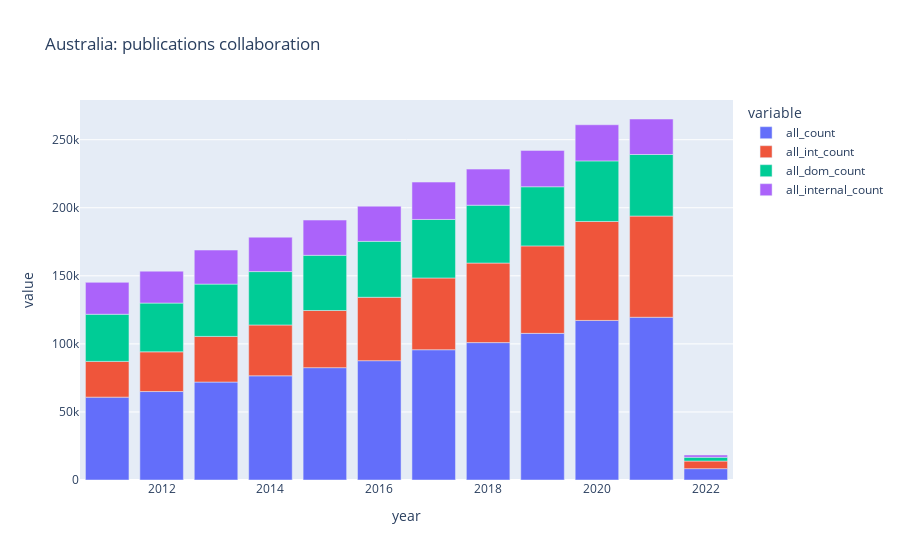

Notebook cell for this chart:
### Markdown cell above
## 7. How does this compare to Australia?

### Code cell
auallpubs = dsl.query("""
    
        search publications 
            where research_org_countries.name= "Australia"
            and type="article"
            and year > 2010
        return year
        
    """).as_dataframe()

auallpubs.columns = ['all_count', 'year', ]

auintpubs = dsl.query("""
    
        search publications 
            where research_org_countries.name= "Australia"
            and type="article"
            and year > 2010
            and count(research_org_countries) > 1
        return year
        
    """).as_dataframe()

auintpubs.columns = ['all_int_count', 'year', ]


audompubs = dsl.query("""
    
        search publications 
            where research_org_countries.name= "Australia"
            and type="article"
            and year > 2010
            and count(research_org_countries) = 1
        return year
        
    """).as_dataframe()

audompubs.columns = [ 'all_dom_count', 'year',]

auinternalpubs = dsl.query("""
    
        search publications 
            where 
            research_org_countries.name= "Australia"
            and count(research_orgs) = 1
            and type="article"
            and year > 2010
        return year
        
    """).as_dataframe()

auinternalpubs.columns = ['all_internal_count', 'year', ]

audf = auallpubs.set_index('year'). \
      join(auintpubs.set_index('year')). \
      join(audompubs.set_index('year')). \
      join(auinternalpubs.set_index('year')). \
      sort_values(by=['year'])

px.bar(audf, title="Australia: publications collaboration")

### Figure 1 — Plotly figure (JSON) as saved in the notebook; plotly's stock layout.template omitted (floating-point values rounded to 4 significant figures)
{"data": [{"alignmentgroup": "True", "hovertemplate": "variable=all_count<br>year=%{x}<br>value=%{y}<extra></extra>", "legendgroup": "all_count", "marker": {"color": "#636efa", "pattern": {"shape": ""}}, "name": "all_count", "offsetgroup": "all_count", "orientation": "v", "showlegend": true, "textposition": "auto", "type": "bar", "x": [2011, 2012, 2013, 2014, 2015, 2016, 2017, 2018, 2019, 2020, 2021, 2022], "xaxis": "x", "y": [60880, 64985, 71953, 76554, 82534, 87660, 95708, 100944, 107720, 117219, 119564, 8353], "yaxis": "y"}, {"alignmentgroup": "True", "hovertemplate": "variable=all_int_count<br>year=%{x}<br>value=%{y}<extra></extra>", "legendgroup": "all_int_count", "marker": {"color": "#EF553B", "pattern": {"shape": ""}}, "name": "all_int_count", "offsetgroup": "all_int_count", "orientation": "v", "showlegend": true, "textposition": "auto", "type": "bar", "x": [2011, 2012, 2013, 2014, 2015, 2016, 2017, 2018, 2019, 2020, 2021, 2022], "xaxis": "x", "y": [26262, 29184, 33544, 37333, 41996, 46587, 52719, 58444, 64272, 72715, 74341, 5566], "yaxis": "y"}, {"alignmentgroup": "True", "hovertemplate": "variable=all_dom_count<br>year=%{x}<br>value=%{y}<extra></extra>", "legendgroup": "all_dom_count", "marker": {"color": "#00cc96", "pattern": {"shape": ""}}, "name": "all_dom_count", "offsetgroup": "all_dom_count", "orientation": "v", "showlegend": true, "textposition": "auto", "type": "bar", "x": [2011, 2012, 2013, 2014, 2015, 2016, 2017, 2018, 2019, 2020, 2021, 2022], "xaxis": "x", "y": [34618, 35801, 38409, 39221, 40538, 41073, 42989, 42500, 43448, 44504, 45223, 2787], "yaxis": "y"}, {"alignmentgroup": "True", "hovertemplate": "variable=all_internal_count<br>year=%{x}<br>value=%{y}<extra></extra>", "legendgroup": "all_internal_count", "marker": {"color": "#ab63fa", "pattern": {"shape": ""}}, "name": "all_internal_count", "offsetgroup": "all_internal_count", "orientation": "v", "showlegend": true, "textposition": "auto", "type": "bar", "x": [2011, 2012, 2013, 2014, 2015, 2016, 2017, 2018, 2019, 2020, 2021, 2022], "xaxis": "x", "y": [23434, 23454, 25038, 25296, 25910, 25852, 27463, 26505, 26711, 26551, 26085, 1666], "yaxis": "y"}], "layout": {"autosize": true, "barmode": "relative", "legend": {"title": {"text": "variable"}, "tracegroupgap": 0}, "title": {"text": "Australia: publications collaboration"}, "xaxis": {"anchor": "y", "autorange": true, "domain": [0, 1], "range": [2010.0, 2022.0], "title": {"text": "year"}, "type": "linear"}, "yaxis": {"anchor": "x", "autorange": true, "domain": [0, 1], "range": [0, 279200.0], "title": {"text": "value"}, "type": "linear"}}}
